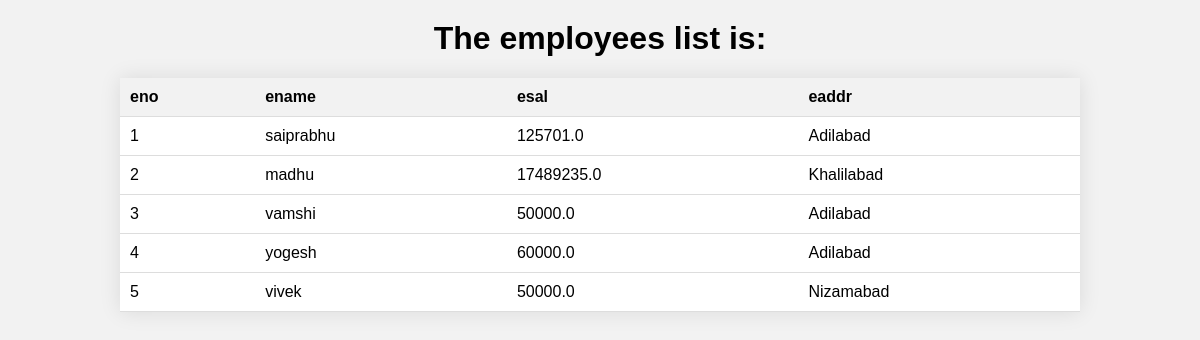
The page /emp/ on the database its author committed.
### testapp/models.py (models this page shows)
class Employee(models.Model):
    eno = models.IntegerField()
    ename = models.CharField(max_length=30)
    esal = models.FloatField()
    eaddr = models.CharField(max_length=30)

### testapp/views.py (the view)
# urls.py: path('emp/', views.empdata)
def empdata(request):
    emp_list=Employee.objects.all()
    my_dict={'emp_list':emp_list}
    return render(request, 'testapp/emp.html', context=my_dict)

### templates/testapp/emp.html (shortened to what this page needs)
<!DOCTYPE html>
{% load static %}
<html lang="en" dir="ltr">
<head>
    <link rel="stylesheet" href="{% static 'css/demo.css' %}">
</head>
<body>
    <h1> The employees list is: </h1>
    {% if emp_list %}
    <table>
        <thead>
            <tr>
                <th>eno</th>
                <th>ename</th>
                <th>esal</th>
                <th>eaddr</th>
            </tr>
        </thead>
        <tbody>
            {% for emp in emp_list %}
            <tr>
                <td>{{ emp.eno }}</td>
                <td>{{ emp.ename }}</td>
                <td>{{ emp.esal }}</td>
                <td>{{ emp.eaddr }}</td>
            </tr>
            {% endfor %}
        </tbody>
    </table>
    {% else %}
    <p>No records found</p>
    {% endif %}
</body>
</html>

### static/css/demo.css (style rules this page uses)
body { font-family: Arial, sans-serif; margin: 0; padding: 0; background-color: #f2f2f2; }
h1 { text-align: center; margin-top: 20px; }
table { width: 80%; margin: 20px auto; border-collapse: collapse; background-color: #fff; box-shadow: 0 0 20px rgba(0, 0, 0, 0.1); }
th, td { padding: 10px; border-bottom: 1px solid #dddddd; }
th { background-color: #f2f2f2; font-weight: bold; text-align: left; }

### rows shown on the page
Employee: eno "1", ename "saiprabhu", esal "125701.0", eaddr "Adilabad"
Employee: eno "2", ename "madhu", esal "17489235.0", eaddr "Khalilabad"
Employee: eno "3", ename "vamshi", esal "50000.0", eaddr "Adilabad"
Employee: eno "4", ename "yogesh", esal "60000.0", eaddr "Adilabad"
Employee: eno "5", ename "vivek", esal "50000.0", eaddr "Nizamabad"
